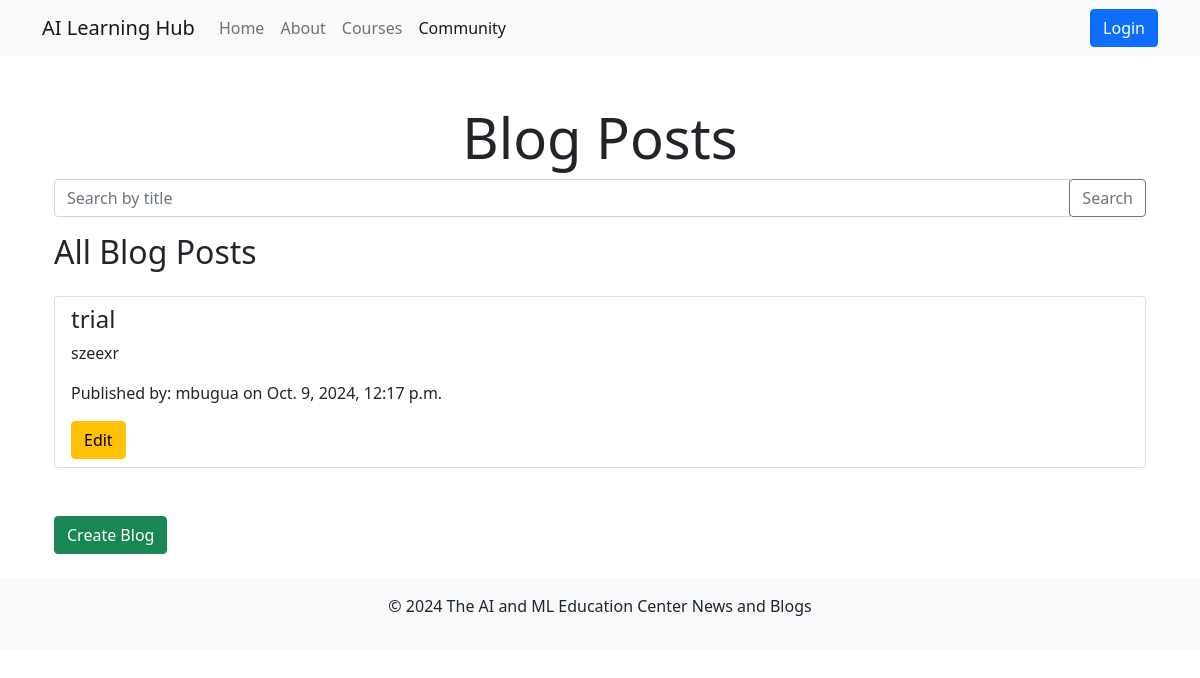
Screenshot of /blog/ with the database file from the repository.
### apps/models.py (models this page shows, shortened)
class BlogPost(models.Model):
    user = models.ForeignKey(User, on_delete=models.CASCADE)
    title = models.CharField(max_length=200)
    content = models.TextField()
    pub_date = models.DateTimeField('date published')

### apps/views.py (the view)
# urls.py: path('blog/', views.BlogPostListView.as_view(), name='blog_post_list'),
class BlogPostListView(ListView):
    model = BlogPost
    template_name = 'blog_post_list.html'
    context_object_name = 'posts'
    def get_queryset(self):
        query = self.request.GET.get('q')
        if query:
            return BlogPost.objects.filter(Q(title__icontains=query))
        else:
            return BlogPost.objects.all()
    def get_context_data(self, **kwargs):
        context = super().get_context_data(**kwargs)
        latest_posts = Post.objects.all().order_by('-pub_date')[:5]
        popular_tags = Tag.objects.filter(popular=True)
        context['latest_posts'] = latest_posts
        context['popular_tags'] = popular_tags
        context['query'] = self.request.GET.get('q', '')
        context['message'] = f'Search results for "{context["query"]}"' if context['query'] else 'All Blog Posts'
        return context

### apps/templates/blog_post_list.html (shortened to what this page needs)
{% extends 'base.html' %}
{% block content %}
   <div class="container">
       <h1 class="display-4 text-center mt-5">Blog Posts</h1>
       <form method="GET" class="mb-3">
           <div class="input-group">
               <input type="text" class="form-control" name="q" placeholder="Search by title" value="{{ query }}">
               <div class="input-group-append">
                   <button type="submit" class="btn btn-outline-secondary">Search</button>
               </div>
           </div>
       </form>
       <h2 class="mb-4">{{ message }}</h2>
       {% if posts %}
           <ul class="list-group mb-5">
               {% for post in posts %}
                   <li class="list-group-item">
                       <h4>{{ post.title }}</h4>
                       <p>{{ post.content }}</p>
                       <p>Published by: {{ post.user.username }} on {{ post.pub_date }}</p>
                       <a href="{% url 'blog:edit_blog_post' pk=post.pk %}" class="btn btn-warning">Edit</a>
                   </li>
               {% endfor %}
           </ul>
       {% else %}
           <p class="text-center">No blog posts available.</p>
       {% endif %}
       <a href="{% url 'blog:create_blog_post' %}" class="btn btn-success">Create Blog</a>
   </div>
{% endblock %}

### rows the page displays
BlogPost: title "trial", content "szeexr", user.username "mbugua", pub_date "Oct. 9, 2024, 12:17 p.m."

### other values shown
{{ message }} "All Blog Posts"
